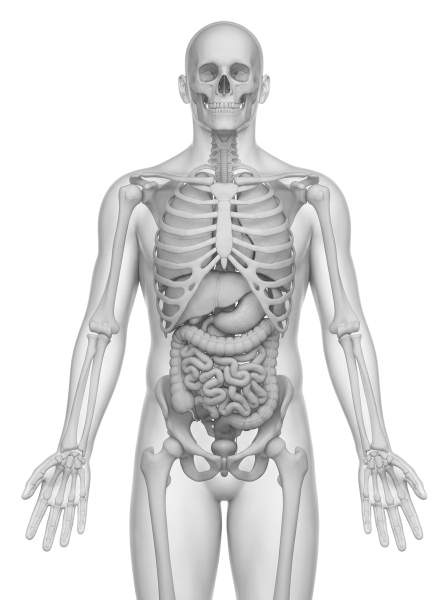
#> input picture frontend/src/assets/body-anatomy.jpg, 896 x 1200 px (shown at 1/2 size)
$ python -i vision_service.py   (imports and definitions only)   (older library calls are emulated)
#> lines starting #> are read from the running program, lines starting #| are printed output that depends on the picture; after the words box and inside, x2 and y2 are one past the last pixel; in counts of white or black regions, pixels touching at a corner belong together
### backend/app/config.py
"""Configuration & rules loader for ASTRA-Med backend."""

from __future__ import annotations

import json
import os
from functools import lru_cache
from pathlib import Path
from typing import Any

BACKEND_DIR = Path(__file__).resolve().parent.parent
REPO_ROOT = BACKEND_DIR.parent


def _load_dotenv_if_present() -> None:
    """Load simple KEY=VALUE pairs from .env if present without external deps."""
    for candidate in (REPO_ROOT / ".env", BACKEND_DIR / ".env", REPO_ROOT / ".env.example"):
        if not candidate.is_file():
            continue
        for raw_line in candidate.read_text(encoding="utf-8").splitlines():
            line = raw_line.strip()
            if not line or line.startswith("#") or "=" not in line:
                continue
            key, val = line.split("=", 1)
            key = key.strip()
            val = val.strip().strip('"').strip("'")
            if key and val and key not in os.environ:
                os.environ[key] = val
#> further down, picture is the input picture: shape (1200, 896, 3); mean B, G, R 224.7, 224.8, 224.8


# [15 lines left out: function _read_dotenv_live, not called in this run]


_load_dotenv_if_present()


class Settings:
    """Application settings resolved dynamically from environment variables."""

    # [41 lines left out: functions data_dir, sqlite_db_path, gemini_api_key, gemini_model, vision_timeout_seconds, cors_origins, not called in this run]


settings = Settings()


# [14 lines left out: functions load_nasa_rules, load_seed_data, not called in this run]

### backend/app/services/vision_service.py
"""Hybrid AI / Computer Vision diagnostic service (Gemini Free Tier + OpenCV/Tesseract fallback)."""

from __future__ import annotations

import base64
import io
import json
import math
import re
import shutil
import sqlite3
import typing
from datetime import UTC, datetime
from typing import Any

import cv2
import numpy as np
from PIL import Image

from app.config import settings
from app.schemas import (
    EnvironmentType,
    EscalationLevel,
    ExtractedMetricValue,
    RoiBox,
    SeverityStatus,
    VisionAnalyzeResponse,
    VisionMode,
)
from app.services.risk_engine import (
    METRIC_TO_ZONES,
    _classify_metric,
    get_thresholds_for_env,
)
from app.services.routine_service import unlock_badge_if_needed

try:
    import pytesseract
except Exception:  # pragma: no cover
    pytesseract = None


def is_tesseract_available() -> bool:
    """Check whether the system tesseract binary is installed and callable."""
    return shutil.which("tesseract") is not None and pytesseract is not None


# [13 lines left out: functions get_vision_provider_status, _decode_image, not called in this run]


_MIN_BRIGHTNESS_MEAN = 15.0
_MAX_BRIGHTNESS_MEAN = 240.0
_MIN_LAPLACIAN_VAR_DEFAULT = 15.0
_MIN_LAPLACIAN_VAR_SKIN_EYE = 0.3
_LOW_QUALITY_MAX_CONFIDENCE = 0.42


# [17 lines that did not run here, left out]


# [36 lines that did not run here, left out]


# [33 lines that did not run here, left out]


_ULTRASOUND_ORGAN_PROFILES: list[tuple[tuple[str, ...], dict[str, Any]]] = [
    (
        ("heart", "cardiac", "echo", "ventricle", "atrium", "apical", "pericard"),
        {
            "zones": ["heart_vessels"],
            "hazard": "Gravity Fields (Cephalad Fluid Shift & Cardiac Remodeling)",
            "abnormal": {
                "confidence": 0.83,
                "label": "Cardiac chamber / septal ROI",
                "explanation": (
                    "Detected elevated myocardial/pericardial acoustic reflectance and chamber volume shift "
                    "consistent with microgravity cephalad fluid redistribution."
                ),
                "steps": [
                    "Record resting blood pressure and heart rate after 10 minutes in neutral posture.",
                    "Compare left ventricular chamber contour against baseline mission scan.",
                    "Transmit cardiac frame to Flight Surgeon if palpitations or chest pressure occur.",
                ],
            },
            "nominal": {
                "confidence": 0.86,
                "label": "Cardiac 4-chamber view nominal",
                "explanation": (
                    "Cardiac chamber geometry and myocardial wall reflectivity appear within spaceflight baseline "
                    "without pericardial fluid collection."
                ),
                "steps": [
                    "Archive baseline echocardiogram frame to mission log.",
                    "Continue scheduled aerobic and resistive exercise countermeasures.",
                ],
            },
        },
    ),
    (
        ("kidney", "renal", "bladder", "stone", "nephro", "hydronephrosis"),
        {
            "zones": ["kidneys_fluid"],
            "hazard": "Gravity Fields & Nutrition (Bone Calcium Mobilization / Renal Stone Risk)",
            "abnormal": {
                "confidence": 0.82,
                "label": "Renal pelvis / echogenic focus ROI",
                "explanation": (
                    "Detected localized hyperechoic focus or mild pelvicalyceal prominence "
                    "suggesting elevated renal stone or urinary stasis risk."
                ),
                "steps": [
                    "Increase oral water intake by 500 mL over the next 4 hours.",
                    "Perform contralateral kidney and bladder sweep to assess urinary retention.",
                    "Log urine output and notify Crew Medical Officer if flank discomfort develops.",
                ],
            },
            "nominal": {
                "confidence": 0.86,
                "label": "Renal parenchyma nominal",
                "explanation": (
                    "Renal cortical echogenicity and collecting system appear clear "
                    "without acoustic shadowing or hydronephrosis."
                ),
                "steps": [
                    "Maintain daily hydration target and scheduled ARED resistive exercise.",
                    "Store renal scan for routine mission comparison.",
                ],
            },
        },
    ),
    (
        ("eye", "ocular", "optic", "onsd", "sans", "retina"),
        {
            "zones": ["eyes_sans"],
            "hazard": "Gravity Fields (Spaceflight-Associated Neuro-ocular Syndrome — SANS)",
            "abnormal": {
                "confidence": 0.84,
                "label": "Optic nerve sheath (ONSD) ROI",
                "explanation": (
                    "Detected retrobulbar optic nerve sheath prominence or posterior globe flattening patterns "
                    "consistent with microgravity SANS fluid shift."
                ),
                "steps": [
                    "Perform visual acuity and Amsler grid self-assessment on both eyes.",
                    "Check cabin CO2 levels and log any headache or visual distortion.",
                    "Schedule Flight Surgeon tele-ophthalmology review with annotated ONSD frame.",
                ],
            },
            "nominal": {
                "confidence": 0.87,
                "label": "Ocular / ONSD profile nominal",
                "explanation": (
                    "Retrobulbar optic nerve sheath contour and posterior sclera appear symmetric "
                    "without acute SANS distension."
                ),
                "steps": [
                    "Save baseline ocular ultrasound measurement to mission medical log.",
                    "Continue routine visual checks and cabin CO2 monitoring.",
                ],
            },
        },
    ),
]

_DEFAULT_LUNG_ULTRASOUND_PROFILE: dict[str, Any] = {
    "zones": ["lungs_airway"],
    "hazard": "Hostile Closed Environments / Microgravity fluid shift",
    "abnormal": {
        "confidence": 0.82,
        "label": "B-line cluster region",
        "explanation": (
            "Detected localized vertical ultrasound artifacts (B-line pattern) "
            "suggesting mild pulmonary fluid shift or localized congestion."
        ),
        "steps": [
            "Repeat scan on both lung fields in 4 hours to verify persistence.",
            "Review cabin CO2 and daily fluid intake logs.",
            "Ask crew medical officer to inspect breathing rate and auscultation.",
        ],
    },
    "nominal": {
        "confidence": 0.86,
        "label": "Pleural field nominal",
        "explanation": (
            "Ultrasound acoustic profile appears uniform without prominent vertical "
            "B-line clusters or fluid accumulation."
        ),
        "steps": [
            "Store baseline ultrasound frame for mission comparison.",
            "Continue routine hydration and resistive exercise countermeasures.",
        ],
    },
}


def _resolve_ultrasound_organ_profile(
    context_notes: str,
    gray: np.ndarray | None = None,
) -> dict[str, Any]:
    """Select organ-specific ultrasound profile from context hints or chamber structure."""
    notes_lower = context_notes.lower()
    if "lung" in notes_lower or "pleura" in notes_lower:
        return _DEFAULT_LUNG_ULTRASOUND_PROFILE
    for keywords, profile in _ULTRASOUND_ORGAN_PROFILES:
        if any(k in notes_lower for k in keywords):
            return profile

    # Auto-detect chambered echocardiogram frames when no explicit organ hint was given
    if gray is not None and gray.shape[0] >= 20 and gray.shape[1] >= 20:
        h, w = gray.shape
        roi_raw = gray[int(h * 0.2) : int(h * 0.85), int(w * 0.2) : int(w * 0.8)]
        top_band = gray[int(h * 0.04) : int(h * 0.35), int(w * 0.25) : int(w * 0.75)]
        dark_chamber_fraction = float((roi_raw < 40).mean())
        bright_wall_fraction = float((roi_raw > 185).mean())
        top_bright_fraction = float((top_band > 185).mean())
        gx = float(np.abs(np.diff(roi_raw.astype(np.float32), axis=1)).mean())
        gy = float(np.abs(np.diff(roi_raw.astype(np.float32), axis=0)).mean())
        if (
            dark_chamber_fraction > 0.30
            and (bright_wall_fraction > 0.05 or top_bright_fraction > 0.12)
            and gy >= gx * 0.80
        ):
            return _ULTRASOUND_ORGAN_PROFILES[0][1]

    return _DEFAULT_LUNG_ULTRASOUND_PROFILE


def _analyze_ultrasound_opencv(img: np.ndarray, context_notes: str = "") -> dict[str, Any]:
#> called with context_notes = ''
    gray = cv2.cvtColor(img, cv2.COLOR_BGR2GRAY)
    clahe = cv2.createCLAHE(clipLimit=2.2, tileGridSize=(8, 8))
    enhanced = clahe.apply(gray)
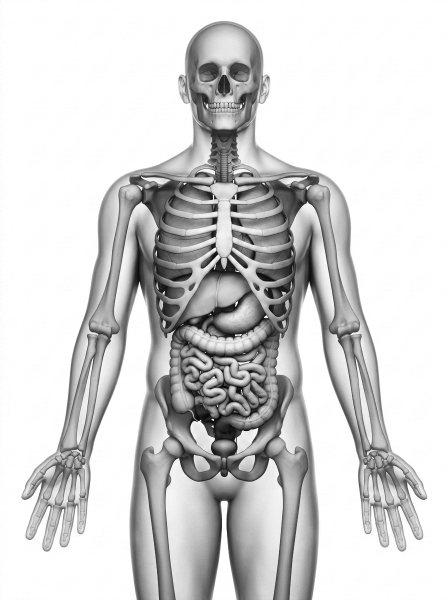
#> enhanced: shape (1200, 896) (shown at 1/2 size); min 6, max 255, mean 210.4
    h, w = enhanced.shape
#> h = 1200; w = 896

    # Detect vertical B-line / bright streak density via vertical gradient & column energy
    sobel_x = np.abs(cv2.Sobel(enhanced, cv2.CV_64F, 1, 0, ksize=3))
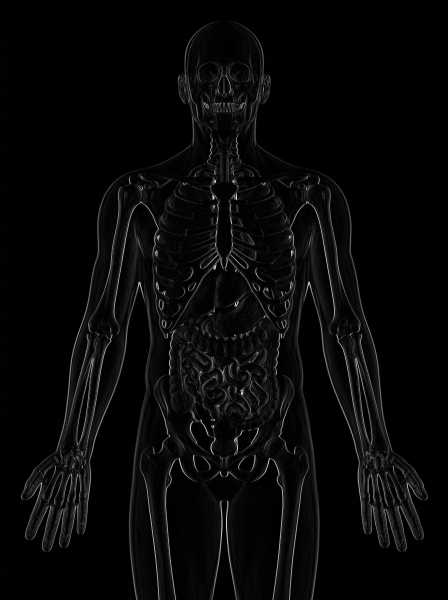
#> sobel_x: shape (1200, 896) float64 (shown at 1/2 size); min 0, max 971, mean 32; drawn with min black and max white
    bright_mask = (enhanced > 140).astype(np.float32)
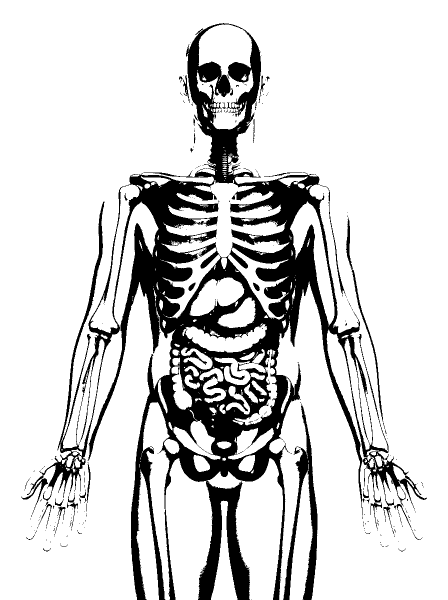
#> bright_mask: shape (1200, 896) float32 (shown at 1/2 size); values 0 (black) and 1 (white), 82.9% white; 322 black regions (287 under 20 px), largest, box (x1, y1, x2, y2) and area: (54, 46, 854, 1200) 170945, (566, 808, 635, 1200) 7084, (692, 436, 767, 845) 1544
    vertical_energy = (sobel_x * bright_mask).mean(axis=0)
#> vertical_energy = 896 values, max 43.47 at index 196, min 0 at index 0, mean 18.32

    # Focus on central sector (20%..80% width, 20%..85% height)
    c_start, c_end = int(w * 0.2), int(w * 0.8)
#> c_start = 179; c_end = 716
    r_start, r_end = int(h * 0.2), int(h * 0.85)
#> r_start = 240; r_end = 1020
    roi_slice = enhanced[r_start:r_end, c_start:c_end]
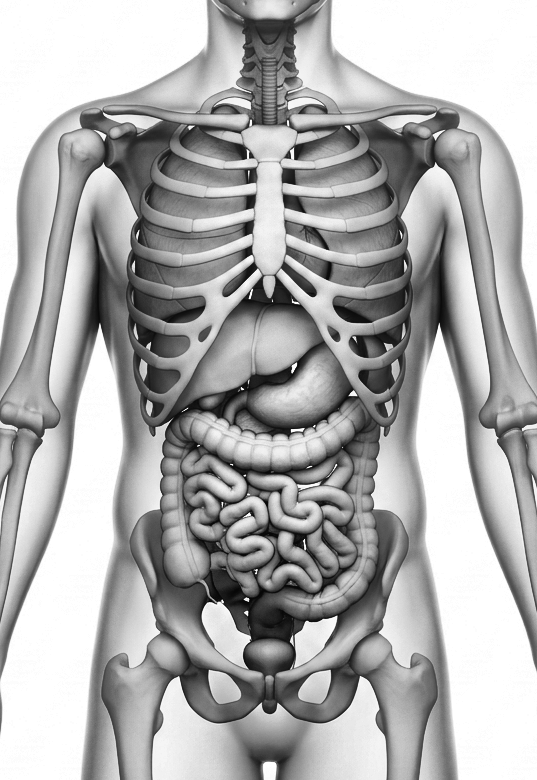
#> roi_slice: shape (780, 537); min 6, max 255, mean 173.7
    bright_fraction = float((roi_slice > 145).mean())
#> bright_fraction = 0.654
    col_peaks = int((vertical_energy[c_start:c_end] > vertical_energy.mean() * 1.45).sum())
#> col_peaks = 86

    profile = _resolve_ultrasound_organ_profile(context_notes, gray)
#> in _resolve_ultrasound_organ_profile, `roi_raw = gray[int(h * 0.2) : int(h * 0.85), int(w * 0.2) : int(w * 0...`:
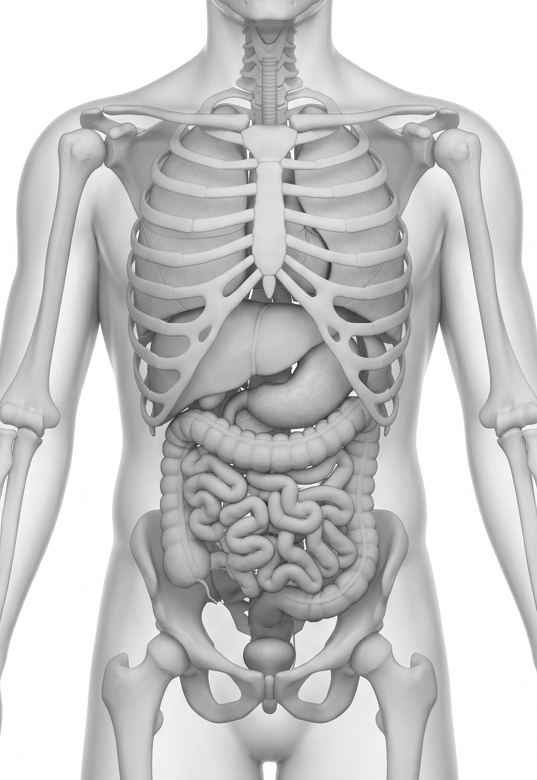
#> roi_raw: shape (780, 537); min 45, max 255, mean 198.6
#> in _resolve_ultrasound_organ_profile, `top_band = gray[int(h * 0.04) : int(h * 0.35), int(w * 0.25) : int(w *..`:
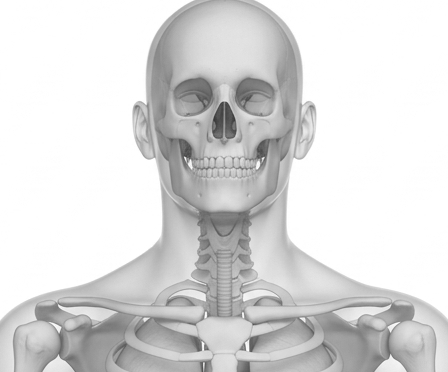
#> top_band: shape (372, 448); min 56, max 255, mean 219.3
#> in _resolve_ultrasound_organ_profile, `dark_chamber_fraction = float((roi_raw < 40).mean())`: dark_chamber_fraction = 0
#> in _resolve_ultrasound_organ_profile, `bright_wall_fraction = float((roi_raw > 185).mean())`: bright_wall_fraction = 0.615
#> in _resolve_ultrasound_organ_profile, `top_bright_fraction = float((top_band > 185).mean())`: top_bright_fraction = 0.758
#> in _resolve_ultrasound_organ_profile, `gx = float(np.abs(np.diff(roi_raw.astype(np.float32), axis=1)).mean())`: gx = 4.19
#> in _resolve_ultrasound_organ_profile, `gy = float(np.abs(np.diff(roi_raw.astype(np.float32), axis=0)).mean())`: gy = 3.41
#> profile = 4 items
    is_abnormal = bool(bright_fraction > 0.14 or col_peaks >= 12)
#> is_abnormal = True

    if is_abnormal:
        severity: SeverityStatus = "caution"
        escalation: EscalationLevel = "crew_attention"
        cfg = profile["abnormal"]
#> cfg = 4 items
        sector_energy = vertical_energy[c_start:c_end]
#> sector_energy = 537 values, max 43.47 at index 17, min 8.64 at index 173, mean 21.02
        peak_cols = np.where(sector_energy > vertical_energy.mean() * 1.45)[0]
#> peak_cols = 86 values from 0 to 536
        if len(peak_cols) == 0:
            peak_cols = np.where((roi_slice > 145).any(axis=0))[0]
        bright_rows = np.where((roi_slice > 145).any(axis=1))[0]
#> bright_rows = 780 values from 0 to 779

        if len(peak_cols) > 0 and len(bright_rows) > 0:
            pad_x, pad_y = int(w * 0.04), int(h * 0.04)
#> pad_x = 35; pad_y = 48
            x1 = max(0, c_start + int(peak_cols.min()) - pad_x)
#> x1 = 144
            x2 = min(w, c_start + int(peak_cols.max()) + pad_x)
#> x2 = 750
            y1 = max(0, r_start + int(bright_rows.min()) - pad_y)
#> y1 = 192
            y2 = min(h, r_start + int(bright_rows.max()) + pad_y)
#> y2 = 1067
            bx = round(x1 / w, 3)
#> bx = 0.161
            by = round(y1 / h, 3)
#> by = 0.16
            bw = round(min(1.0 - bx, max(0.12, (x2 - x1) / w)), 3)
#> bw = 0.676
            bh = round(min(1.0 - by, max(0.15, (y2 - y1) / h)), 3)
#> bh = 0.729
#> (the run stopped early here; a loop or call above may not have finished)
